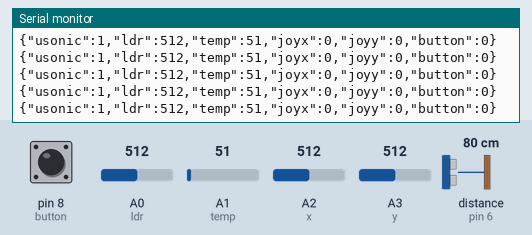
Simulated run of this sketch. Board: Arduino Uno, built with avr-gcc and run on an emulated ATmega328P. Parts: the last lines printed to the serial monitor. Wiring (inferred from the names in the program): ultrasonic range finder: trigger pin 7; echo pin 6. Inputs (shaded band) come from the test bench; at power-on: A2 (x) = 512, pin 8 (button) LOW, A0 (ldr) = 512, A1 (temp) = 51, A3 (y) = 512, distance to the obstacle (sensor on pin 6) 80 cm. The echo pulse lasts 58.3 µs per cm.

Above: at 7.2 s.
7.3 s: A2 (x) set to 544
At 7.35 s:
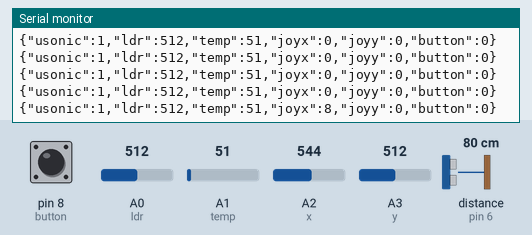
10.3 s: A2 (x) set to 562
At 10.3 s:
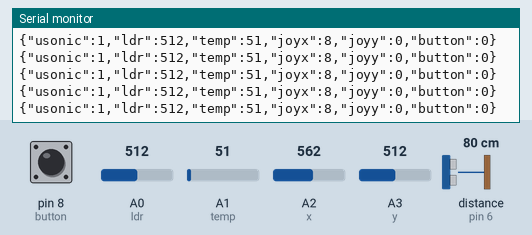
Timing chart, 0 to 13.3 s (numbered marks = the images above; inputs shaded):
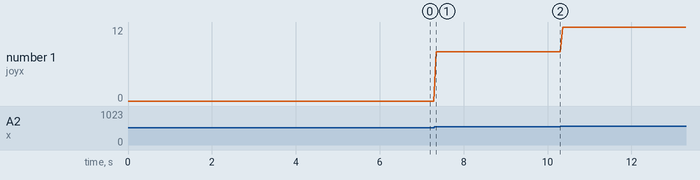

The sketch:

sensor.ino
```cpp
 #include <ArduinoJson.h>

StaticJsonDocument<200> inputs;

// usonic sensor
int trig = 7;
int echo = 6;
int usmax = 3000;

// ldr sensor
int ldr = 0;

// temp sensor
int temp = 1;

// joystick
int x = 2;
int y = 3;

// button
int button = 8;

void setup() {
  Serial.begin(9600);
  usonicsetup();
  pinMode(8, INPUT);
}

void loop() {
  inputs["usonic"] = usonic_input();
  inputs["ldr"] = ldr_input();
  inputs["temp"] = temp_input();
  inputs["joyx"] = joyx_input();
  inputs["joyy"] = joyy_input();
  inputs["button"] = button_input();

  serializeJson(inputs, Serial); // send our JSON across serial
  Serial.println(""); // just a newline to help parsing python side
  delay(50);
}

//
// START USONIC
//
void usonicsetup() {
  pinMode(echo, INPUT);
  pinMode(trig, OUTPUT);
  digitalWrite(trig, LOW);
}

long usonic(long utimeout) {
  long b;
  if (digitalRead(echo) == HIGH) return 0;
  digitalWrite(trig, HIGH);
  delay(1);
  digitalWrite(trig, LOW);

  long utimer = micros();
  while ( (digitalRead(echo) == LOW) && ((micros() - utimer) < 1000) ) { }

  utimer = micros();
  while ( (digitalRead(echo) == HIGH) && ((micros() - utimer) < utimeout) ) { }

  b = micros() - utimer;
  if (b == 0) b = utimeout;
  return b;
}

int usonic_input() {
  int d;
  d = usonic(11600) / 58;
  // usonic sensor will sometimes randomly throw out 0 or 200 so we
  // just ignore them with the following if statement
  if (d < 100 && d > 0) return 1;
  else return 0;
}
//
// END USONIC
//

//
// START LDR
//
int ldr_input() {
  return analogRead(ldr);
}
//
// END LDR
//

//
// START TEMP
//
int temp_input() {
  return analogRead(temp);
}
//
// END TEMP
//

//
// START JOYSTICK
//
int joyx_input() {
  return analogRead(x) / 4 - 128;
}

int joyy_input() {
  return analogRead(y) / 4 - 128;
}
//
// END JOYSTICK
//

//
// START BUTTON
//
int button_input() {
  return digitalRead(button);
}
//
// END BUTTON
//
```

Measured:
- after the input at 7.3 s, the serial monitor: prints a new line after 0.05 s (image 1)
- plotted number 1: 0 → 8 after the input at 7.3 s, 8 → 12 after the input at 10.3 s
